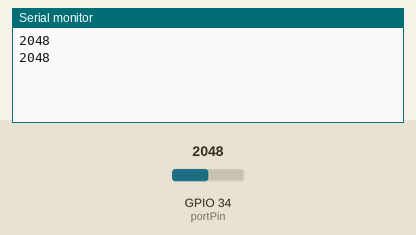
The sketch below on a simulated ESP32. Parts: the last lines printed to the serial monitor. The test bench sets the inputs (shaded band); at power-on: GPIO 34 (portPin) = 2048.

Above: at 2.2 s.
2.3 s: GPIO 34 (portPin) set to 2866
At 3.6 s:
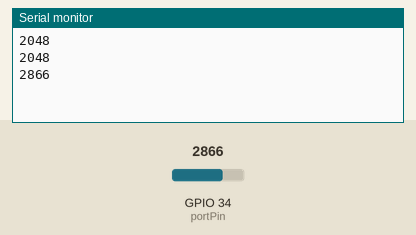
3.8 s: GPIO 34 (portPin) set to 3603
At 4.4 s:
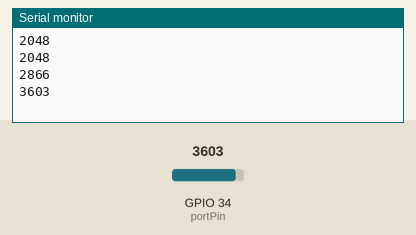
Timing chart, 0 to 6.8 s (numbered marks = the images above; inputs shaded):
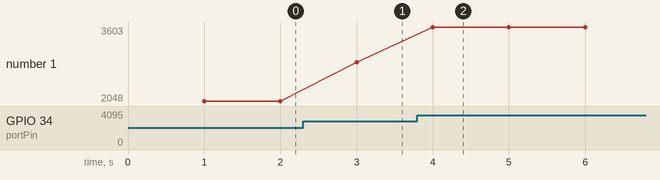

The sketch:

Ejemplo1.ino
```cpp
const int portPin = 34;
int potValor = 0;

void setup() {
  Serial.begin(9600);
  delay(1000);
}

void loop() {
  potValor = analogRead(portPin);
  Serial.println(potValor);
  delay(1000);
}
```

Measured:
- after the input at 2.3 s, the serial monitor: prints a new line after 0.70 s (image 1)
- after the input at 3.8 s, the serial monitor: prints a new line after 0.20 s (image 2)
- plotted number 1: 2048 → 2866 after the input at 2.3 s, 2866 → 3603 after the input at 3.8 s
